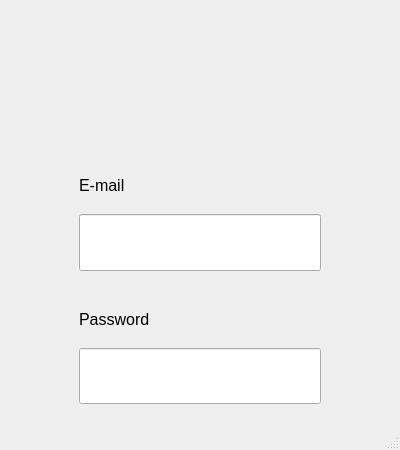
<?xml version="1.0" encoding="UTF-8"?>
<ui version="4.0">
 <class>MainWindow</class>
 <widget class="QMainWindow" name="MainWindow">
  <property name="geometry">
   <rect>
    <x>0</x>
    <y>0</y>
    <width>400</width>
    <height>450</height>
   </rect>
  </property>
  <property name="windowTitle">
   <string>MainWindow</string>
  </property>
  <widget class="QWidget" name="centralwidget">
   <layout class="QVBoxLayout" name="verticalLayout_4">
    <item>
     <layout class="QVBoxLayout" name="verticalLayout" stretch="0,0,0">
      <property name="spacing">
       <number>20</number>
      </property>
      <property name="leftMargin">
       <number>70</number>
      </property>
      <property name="topMargin">
       <number>15</number>
      </property>
      <property name="rightMargin">
       <number>70</number>
      </property>
      <property name="bottomMargin">
       <number>15</number>
      </property>
      <item>
       <layout class="QVBoxLayout" name="verticalLayout_5">
        <item>
         <widget class="QLabel" name="label_3">
          <property name="sizePolicy">
           <sizepolicy hsizetype="Minimum" vsizetype="Minimum">
            <horstretch>0</horstretch>
            <verstretch>0</verstretch>
           </sizepolicy>
          </property>
          <property name="minimumSize">
           <size>
            <width>50</width>
            <height>50</height>
           </size>
          </property>
          <property name="text">
           <string/>
          </property>
          <property name="pixmap">
           <pixmap>login-user.png</pixmap>
          </property>
          <property name="scaledContents">
           <bool>true</bool>
          </property>
         </widget>
        </item>
       </layout>
      </item>
      <item>
       <layout class="QVBoxLayout" name="verticalLayout_2">
        <property name="spacing">
         <number>0</number>
        </property>
        <item>
         <widget class="QLabel" name="label">
          <property name="sizePolicy">
           <sizepolicy hsizetype="Minimum" vsizetype="Minimum">
            <horstretch>0</horstretch>
            <verstretch>0</verstretch>
           </sizepolicy>
          </property>
          <property name="minimumSize">
           <size>
            <width>100</width>
            <height>25</height>
           </size>
          </property>
          <property name="font">
           <font>
            <pointsize>12</pointsize>
           </font>
          </property>
          <property name="text">
           <string>E-mail</string>
          </property>
         </widget>
        </item>
        <item>
         <widget class="QLineEdit" name="lineEdit">
          <property name="sizePolicy">
           <sizepolicy hsizetype="Minimum" vsizetype="Minimum">
            <horstretch>0</horstretch>
            <verstretch>0</verstretch>
           </sizepolicy>
          </property>
          <property name="minimumSize">
           <size>
            <width>100</width>
            <height>25</height>
           </size>
          </property>
          <property name="font">
           <font>
            <pointsize>12</pointsize>
           </font>
          </property>
         </widget>
        </item>
       </layout>
      </item>
      <item>
       <layout class="QVBoxLayout" name="verticalLayout_3">
        <property name="spacing">
         <number>0</number>
        </property>
        <item>
         <widget class="QLabel" name="label_2">
          <property name="sizePolicy">
           <sizepolicy hsizetype="Minimum" vsizetype="Minimum">
            <horstretch>0</horstretch>
            <verstretch>0</verstretch>
           </sizepolicy>
          </property>
          <property name="minimumSize">
           <size>
            <width>100</width>
            <height>25</height>
           </size>
          </property>
          <property name="font">
           <font>
            <pointsize>12</pointsize>
           </font>
          </property>
          <property name="text">
           <string>Password</string>
          </property>
         </widget>
        </item>
        <item>
         <widget class="QLineEdit" name="lineEdit_2">
          <property name="sizePolicy">
           <sizepolicy hsizetype="Minimum" vsizetype="Minimum">
            <horstretch>0</horstretch>
            <verstretch>0</verstretch>
           </sizepolicy>
          </property>
          <property name="minimumSize">
           <size>
            <width>100</width>
            <height>25</height>
           </size>
          </property>
          <property name="font">
           <font>
            <pointsize>12</pointsize>
           </font>
          </property>
          <property name="echoMode">
           <enum>QLineEdit::Password</enum>
          </property>
         </widget>
        </item>
       </layout>
      </item>
     </layout>
    </item>
   </layout>
  </widget>
  <widget class="QMenuBar" name="menubar">
   <property name="geometry">
    <rect>
     <x>0</x>
     <y>0</y>
     <width>400</width>
     <height>21</height>
    </rect>
   </property>
  </widget>
  <widget class="QStatusBar" name="statusbar"/>
 </widget>
 <resources/>
 <connections/>
</ui>
